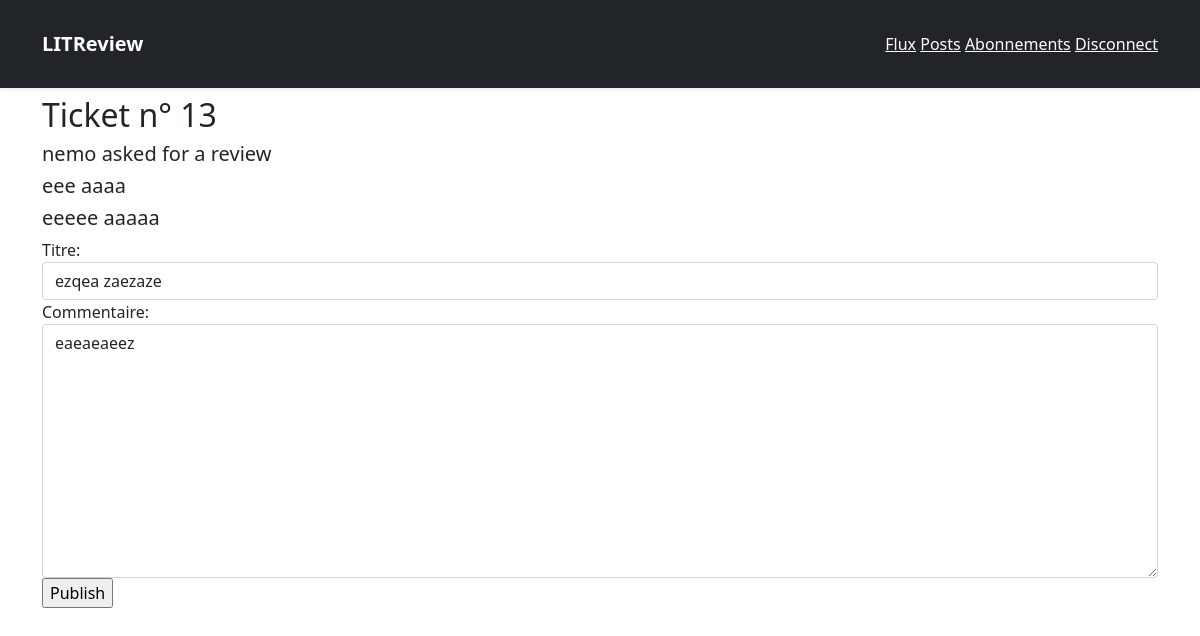
Screenshot of /reviews/13/review (signed in) with the database file from the repository.
### reviews/models.py (models this page shows)
class Ticket(models.Model):
    title = models.CharField(max_length=128)
    description = models.TextField(max_length=2048)
    user = models.ForeignKey(settings.AUTH_USER_MODEL, on_delete=models.CASCADE)
    image = models.ImageField(null=True, blank=True)
    time_created = models.DateTimeField(auto_now_add=True)

class Review(models.Model):
    ticket = models.ForeignKey(Ticket, on_delete=models.CASCADE)
    rating = models.PositiveSmallIntegerField(validators=[MinValueValidator(0), MaxValueValidator(5)])
    user = models.ForeignKey(settings.AUTH_USER_MODEL, on_delete=models.CASCADE)
    headline = models.CharField(max_length=128)
    body = models.TextField(max_length=8192, blank=True)
    time_created = models.DateTimeField(auto_now_add=True)

### reviews/views.py (the view)
# urls.py: path('<int:ticket_id>/review', views.review_ticket, name='reviewticket'),
@login_required
def review_ticket(request, ticket_id):
    ticket = get_object_or_404(Ticket, pk=ticket_id)
    user_review = ticket.review_set.filter(user_id=request.user.id)
    if user_review:
        review = user_review[0]
    else:
        review = None
    if request.method == 'POST':
        form = ReviewForm(request.POST, instance=review)
        if form.is_valid():
            review = form.save(commit=False)
            review.user = request.user
            review.ticket = ticket
            review.save()
            return redirect('reviews:feed')
    else:
        form = ReviewForm(instance=review)
    return render(request, 'reviews/reviewticket.html', {
        'ticket': ticket,
        'form': form
    })

### reviews/forms.py
class ReviewForm(forms.ModelForm):
    class Meta:
        model = Review
        fields = [ 'headline', 'body']
        labels = {
            'headline': 'Titre',
            'body': 'Commentaire'
        }
        widgets = {
            'headline': forms.TextInput(attrs={'class': 'form-control'}),
            'body': forms.Textarea(attrs={'class': 'form-control'}),
        }

### reviews/templates/reviews/reviewticket.html (shortened to what this page needs)
{% extends 'base.html' %}
{% block content %}
<div class="align-center">
    <h2>Ticket n° {{ ticket.id }}</h2>
</div>
<div>
    <h5>{{ ticket.user }} asked for a review</h5>
    <h5>{{ ticket.title }}</h5>
    <h5>{{ ticket.description }}</h5>
</div>
<form action="{% url 'reviews:reviewticket' ticket.id%}" method="POST">
    <div>{{ form }}</div>
    <input type="submit" value="Publish" />
</form>
{% endblock content %}

### rows the page displays
Ticket: id "13", user "nemo", title "eee aaaa", description "eeeee aaaaa"
Review: headline "ezqea zaezaze", body "eaeaeaeez"
